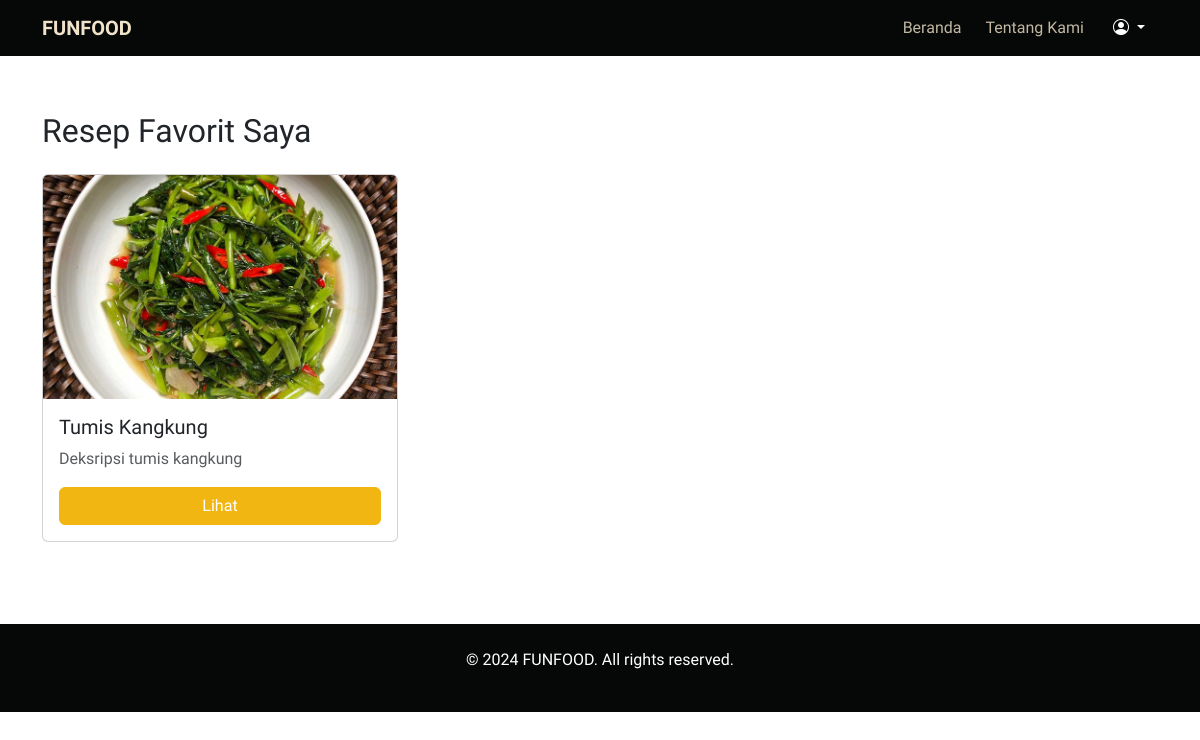
Page /recipe/favorites/ (signed in) on the committed database.
### funfood_app/models.py (models this page shows, shortened)
class Recipe(models.Model):
    user = models.ForeignKey(CustomUser, on_delete=models.CASCADE, related_name='recipes')
    title = models.CharField(max_length=100)
    description = models.TextField()
    ingredients = models.TextField(help_text='Separate each ingredient with a newline.')
    steps = models.TextField(help_text='Separate each step with a newline.')
    image = models.ImageField(upload_to='recipe/', blank=True, null=True)
    category = models.ForeignKey('Category', on_delete=models.CASCADE, related_name='recipes')
    is_approved = models.BooleanField(default=False)
    created_at = models.DateTimeField(auto_now_add=True)

### funfood_app/views.py (the view)
# urls.py: path('recipe/favorites/', views.FavoriteRecipesView.as_view(), name='favorite_recipes'),
class FavoriteRecipesView(LoginRequiredMixin, ListView):
    model = Recipe
    template_name = 'user/favorite_recipes.html'
    context_object_name = 'recipes'
    login_url = reverse_lazy('login')
    def get_queryset(self):
        return Recipe.objects.filter(favorites__user=self.request.user).order_by('-created_at')
    def get_context_data(self, **kwargs):
        context = super().get_context_data(**kwargs)
        context['categories'] = Category.objects.all()
        return context

### templates/user/favorite_recipes.html
{% extends 'base.html' %}
{% load static %}
{% block content %}
<div class="container py-5">
    <div class="row mb-4">
        <div class="col">
            <h2 class="mb-0">Resep Favorit Saya</h2>
        </div>
    </div>
    {% if recipes %}
    <div class="row row-cols-1 row-cols-md-2 row-cols-lg-3 g-4">
        {% for recipe in recipes %}
        <div class="col">
            <div class="card h-100">
                {% if recipe.image %}
                <img src="{{ recipe.image.url }}" class="card-img-top object-fit-cover" style="height: 14rem" alt="{{ recipe.title }}">
                {% endif %}
                <div class="card-body">
                    <h5 class="card-title text-capitalize">{{ recipe.title }}</h5>
                    <p class="card-text text-muted">{{ recipe.description|truncatewords:20|capfirst }}</p>
                    <a href="{% url 'recipe_detail' recipe.pk %}" class="btn btn-primary w-100">Lihat</a>
                </div>
            </div>
        </div>
        {% endfor %}
    </div>
    {% else %}
    <div class="text-center py-5">
        <h4>Anda belum memiliki resep favorit</h4>
        <p>Jelajahi resep dan tandai sebagai favorit untuk melihatnya di sini</p>
        <a href="{% url 'home' %}" class="btn btn-primary">Jelajahi Resep</a>
    </div>
    {% endif %}
</div>
{% endblock %}

### static/css/styles.css (style rules this page uses)
:root { --bs-light-rgb: 241, 227, 201; --bs-dark-rgb: 6, 7, 7; --bs-primary-rgb: 242, 182, 18; --bs-secondary-rgb: 215, 85, 59; --bs-info-rgb: 0, 210, 248; --bs-success-rgb: 91, 201, 0; --bs-warning-rgb: 255, 204, 126; --bs-danger-rgb: 255, 24, 100; }
*, body { font-family: 'Funnel Display', sans-serif; }
.btn-primary { background-color: rgb(var(--bs-primary-rgb)); border-color: rgb(var(--bs-primary-rgb)); }

### rows in the picture
Recipe: image (picture), title "Tumis Kangkung", description "Deksripsi tumis kangkung"
